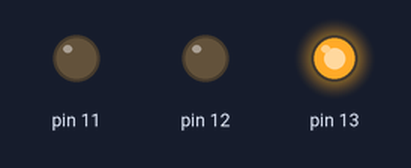
Bench run of a sketch on a simulated Arduino Uno, built with avr-gcc and run on an emulated ATmega328P. Parts: output pins drawn as LEDs (lit = HIGH).

Above: at 2.0 s.
At 4.5 s:
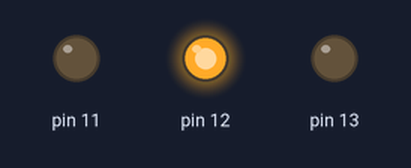
At 6.5 s:
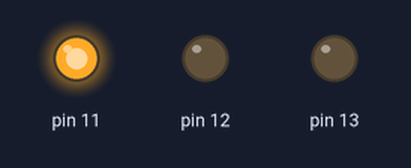
Timing chart, 0 to 10.4 s (numbered marks = the images above):
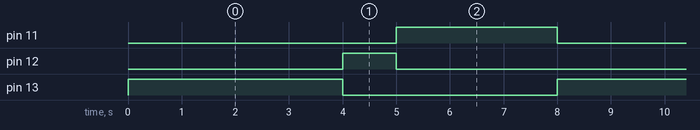

The sketch:

Trafficlight.ino
```cpp
void setup() {
  // put your setup code here, to run once:
  pinMode(13 , OUTPUT);
  pinMode(12 , OUTPUT);
  pinMode(11 , OUTPUT);

}

void loop() {
  // put your main code here, to run repeatedly:
  digitalWrite(13,HIGH);
  digitalWrite(12,LOW);
  digitalWrite(11,LOW);
  delay(4000);

  digitalWrite(12,HIGH);
   digitalWrite(11,LOW);
  digitalWrite(13,LOW);
  delay(1000);

  digitalWrite(11,HIGH);
  digitalWrite(12,LOW);
  digitalWrite(13,LOW);
  delay(3000);

}
```

Measured:
- by itself, pin 11: alternates HIGH for 3.0 s and LOW for 5.0 s
- by itself, pin 12: alternates HIGH for 1.0 s and LOW for 7.0 s
- by itself, pin 13: alternates HIGH for 4.0 s and LOW for 4.0 s
